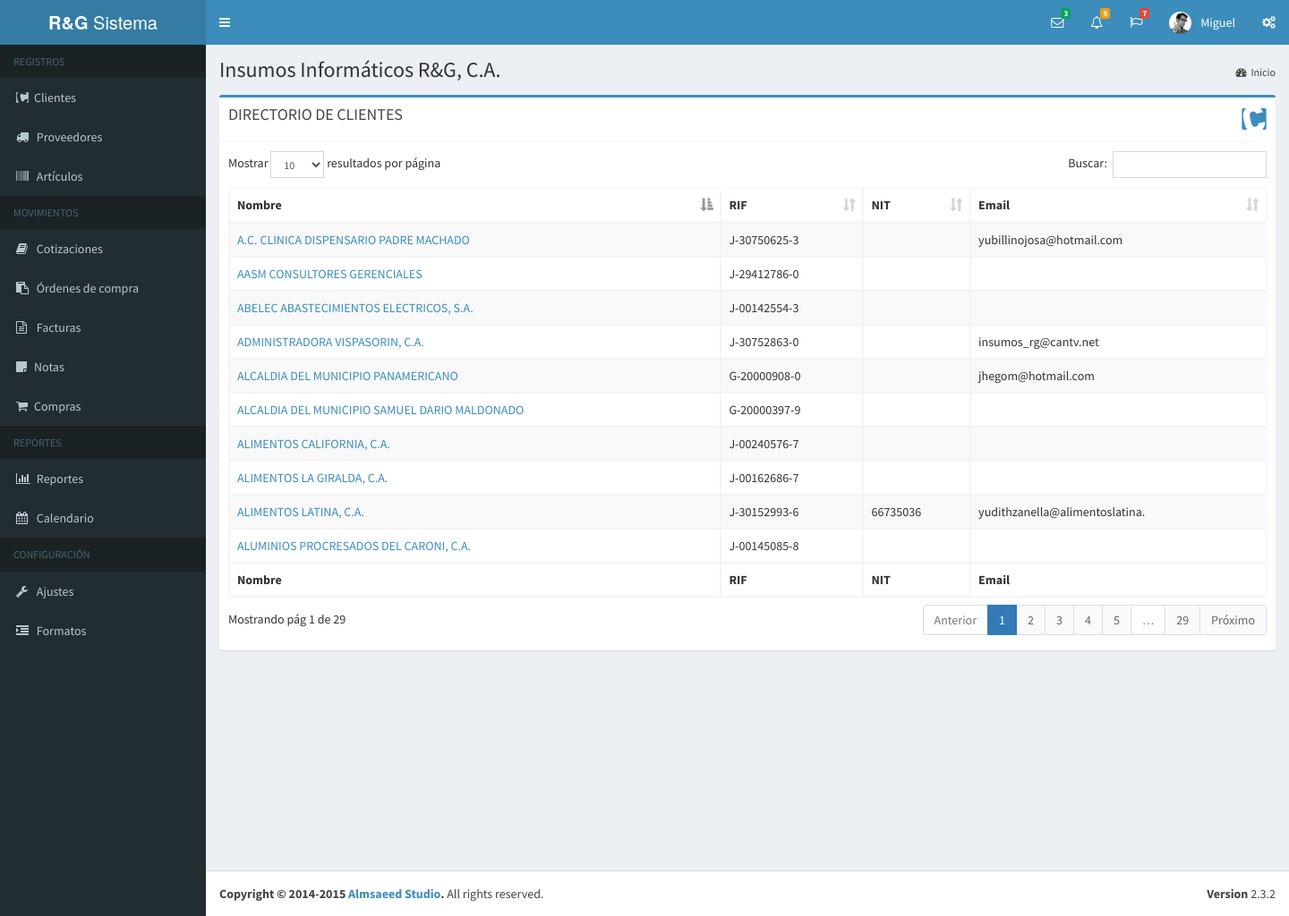
/clientes.php (signed in), run on the app's committed database.
### tables this page shows
CREATE TABLE IF NOT EXISTS `usuario` (
  `idUsuario` int(11) NOT NULL AUTO_INCREMENT,
  `usuario` varchar(60) NOT NULL,
  `password` varchar(60) NOT NULL,
  `nombre` varchar(80) DEFAULT NULL,
  `empresa` varchar(40) DEFAULT NULL,
  `subtitulo` varchar(120) DEFAULT NULL,
  `rif` varchar(15) DEFAULT NULL,
  `telefonos` varchar(80) DEFAULT NULL,
  `email` varchar(80) DEFAULT NULL,
  `vendedor` varchar(25) DEFAULT NULL,
  `direccion1` varchar(160) DEFAULT NULL,
  `direccion2` varchar(160) DEFAULT NULL,
  `ultima_act_doc` datetime DEFAULT NULL,
  PRIMARY KEY (`idUsuario`)
);

CREATE TABLE IF NOT EXISTS `cliente` (
  `idCliente` int(5) NOT NULL AUTO_INCREMENT,
  `nombre` varchar(51) NOT NULL,
  `rif` varchar(13) NOT NULL,
  `pcontacto` varchar(50) DEFAULT NULL,
  `nit` int(11) DEFAULT NULL,
  `direccion1` varchar(100) DEFAULT NULL,
  `direccion2` varchar(100) DEFAULT NULL,
  `ciudad` varchar(30) DEFAULT NULL,
  `telefono1` varchar(20) DEFAULT NULL,
  `telefono2` varchar(20) DEFAULT NULL,
  `excento` varchar(20) DEFAULT NULL,
  `pagweb` varchar(30) DEFAULT NULL,
  `email` varchar(30) DEFAULT NULL,
  PRIMARY KEY (`idCliente`)
);

### bd/data-usuario.php (called while the page is built, shortened)
<?php
	function obtenerUsuarioPorId( $idu, $dbh ){
		$sql = "select * from usuario where idUsuario = $idu";
		$data_user = mysql_fetch_array( mysql_query ( $sql, $dbh ) );
		return $data_user;
	}
?>

### bd/data-cliente.php (called while the page is built, shortened)
<?php
	function obtenerListaClientes( $link ){
		$lista_c = array();
		$q = "Select * from cliente order by nombre asc";
		$data = mysql_query( $q, $link );
		while( $c = mysql_fetch_array( $data ) ){
			$lista_c[] = $c;
		}
		return $lista_c;
	}
?>

### sub-scripts/tablas/tabla_clientes.php (the view)
<?php
	$clientes = obtenerListaClientes( $dbh );
?>
<table id="example2" class="table table-bordered table-striped">
    <thead>
      <tr>
        <th>Nombre</th>
        <th>RIF</th>
        <th>NIT</th>
        <th>Email</th>
      </tr>
    </thead>
    <tbody>
        <?php foreach( $clientes as $c ){?>
        <tr>
            <td><a href="ficha_cliente.php?c=<?php echo $c["idCliente"]; ?>"><?php echo $c["nombre"];?></a></td>
            <td><?php echo $c["rif"]; ?></td>
            <td><?php echo $c["nit"];?></td>
            <td><?php echo $c["email"];?></td>
        </tr>
        <?php } ?>
    </tbody>
    <tfoot>
        <tr>
            <th>Nombre</th>
            <th>RIF</th>
            <th>NIT</th>
            <th>Email</th>
        </tr>
    </tfoot>
</table>

### sub-scripts/nav/perfil.php (shortened to what this page needs)
<?php
  $usuario = obtenerUsuarioPorId( $_SESSION["user"]["idUsuario"], $dbh );
?>
<li class="dropdown user user-menu">
<a href="#" class="dropdown-toggle" data-toggle="dropdown">
  <img src="dist/img/user2-160x160.jpg" class="user-image" alt="User Image">
  <span class="hidden-xs"><?php echo $usuario["nombre"]; ?></span>
</a>
</li>

### sub-scripts/nav/contenido-cabecera.php
<section class="content-header">
  <h1>
    <?php echo $usuario["empresa"]; ?><small></small>
  </h1>
  <ol class="breadcrumb">
    <li><a href="main.php"><i class="fa fa-dashboard"></i>Inicio</a></li>
  </ol>
</section>

### data on the page
usuario: nombre "Miguel", empresa "Insumos Informáticos R&G, C.A."
cliente: nombre "A.C. CLINICA DISPENSARIO PADRE MACHADO", rif "J-30750625-3", email "yubillinojosa@hotmail.com"
cliente: nombre "AASM CONSULTORES GERENCIALES", rif "J-29412786-0"
cliente: nombre "ABELEC ABASTECIMIENTOS ELECTRICOS, S.A.", rif "J-00142554-3"
cliente: nombre "ADMINISTRADORA VISPASORIN, C.A.", rif "J-30752863-0", email "insumos_rg@cantv.net"
cliente: nombre "ALCALDIA DEL MUNICIPIO PANAMERICANO", rif "G-20000908-0", email "jhegom@hotmail.com"
cliente: nombre "ALCALDIA DEL MUNICIPIO SAMUEL DARIO MALDONADO", rif "G-20000397-9"
cliente: nombre "ALIMENTOS CALIFORNIA, C.A.", rif "J-00240576-7"
cliente: nombre "ALIMENTOS LA GIRALDA, C.A.", rif "J-00162686-7"
cliente: nombre "ALIMENTOS LATINA, C.A.", rif "J-30152993-6", nit "66735036", email "yudithzanella@alimentoslatina."
cliente: nombre "ALUMINIOS PROCRESADOS DEL CARONI, C.A.", rif "J-00145085-8"
